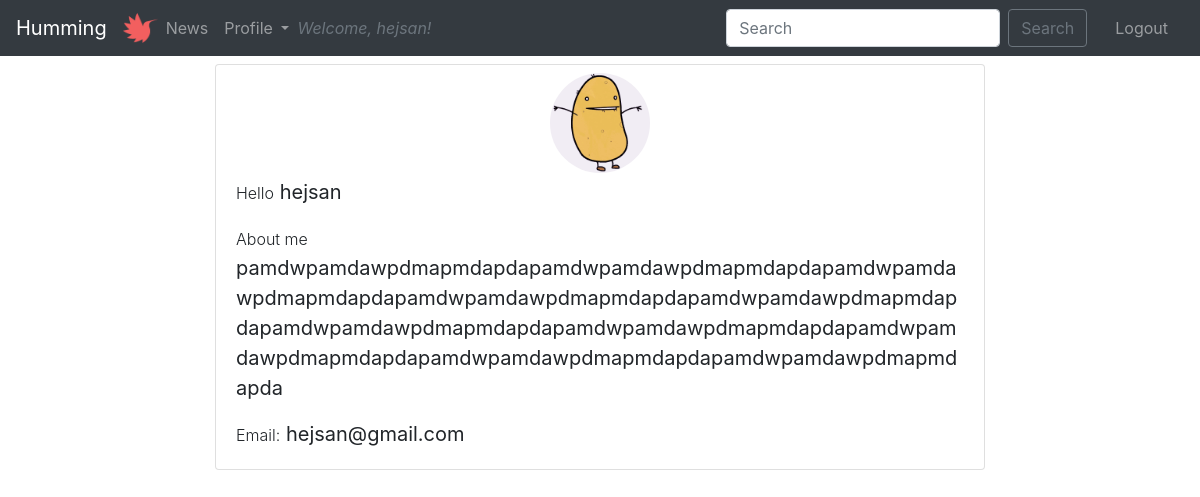
The app's page /accounts/profile.php (signed in) with its own data.
### tables this page shows
CREATE TABLE "users" (
	`userID`	INTEGER PRIMARY KEY AUTOINCREMENT,
	`username`	VARCHAR NOT NULL UNIQUE,
	`email`	VARCHAR NOT NULL UNIQUE,
	`password`	VARCHAR NOT NULL,
	`bio`	VARCHAR,
	`picture`	VARCHAR,
	`postID`	INTEGER
);

### php/functions.php (called while the page is built, shortened)
<?php
function myProfile($pdo) {
  $id = (int)$_SESSION['users']['userID'];
  $getMyProfile = "SELECT * FROM users
                   WHERE userID= :userID";
  $statement = $pdo->prepare($getMyProfile);
  $statement->bindParam(':userID', $id, PDO::PARAM_INT);
  $statement->execute();
  $resultGetMyProfile = $statement->fetchALL(PDO::FETCH_ASSOC);
  return $resultGetMyProfile;
}

### accounts/profile.php (the view, shortened to what this page needs)
<?php
require __DIR__.'/../viewings/header.php';
?>
<?php $profiles = myProfile($pdo) ?>
<?php foreach($profiles as $profile):?>
  <div class="col-md-8 mx-auto">
    <div class="card mt-2">
      <img class="profilePic" src=" <?php if(isset($profile['picture'])): ?>
        <?php echo "../profileImages/".$profile['picture']; ?>
        <?php else: echo "../profileImages/hummingLogo.png"; ?>
        <?php endif; ?>" alt="">
      <div class="card-body pt-1 pb-1">
        <blockquote class="blockquote mb-0">
          <p class="mb-0">
            <small class="font-weight-light"><p>Hello</small> <?php echo $profile['username'];?></p>
            <small class="font-weight-light"><p>About me</small><br><?php echo $profile['bio'];?></p>
            <small class="font-weight-light"><p>Email:</small> <?php echo $profile['email'];?></p>
          </blockquote>
        </div>
      </div>
    </div>
  <?php endforeach; ?>

### style/main.css (style rules this page uses)
.profilePic { border-radius: 100px; height: 100px; width: 100px; margin: auto; margin-top: 1%; }

### records on screen
users: picture (picture), username "hejsan", bio "pamdwpamdawpdmapmdapdapamdwpamdawpdmapmdapdapamdwpamdawpdmapmdapdapamdwpamdawpdmapmdapdapamdwpamdawpdmapmdapdapamdwpamdawpdmapmdapdapamdwpamdawpdmapmdapdapamdwpamdawpdmapmdapdapamdwpamdawpdmapmdapdapamdwpamdawpdmapmdapda", email "hejsan@gmail.com"

### other values on screen
$_SESSION['users']['username'] "hejsan"
